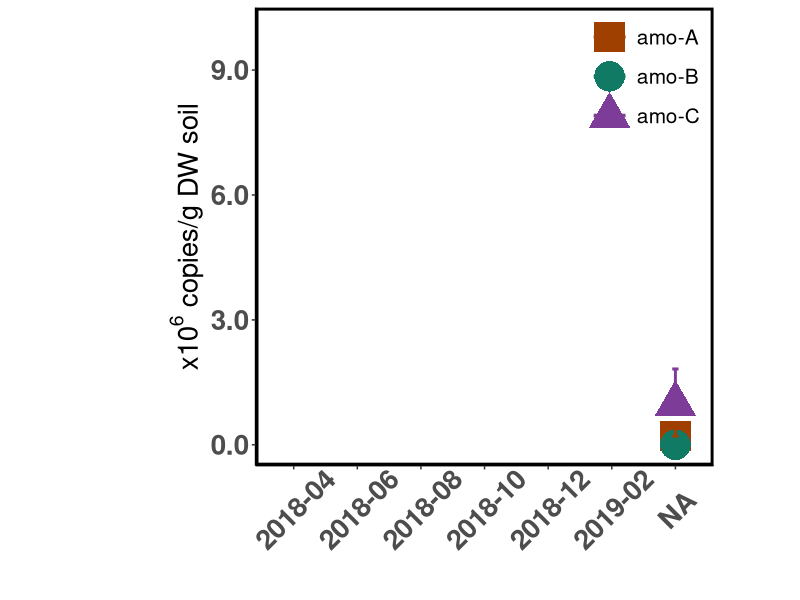

The R source for this figure: (Note: this script raises an error after producing the figure.)
################################################################################
#                                                                              #
# Analysis of metatranscriptomic dataset for PW + CW, 04.2018 - 02.2019        #
#                                                                              #
# Author: Anna Burns                                                           #
# Last edited: 15.01.2024                                                      #
# Last tested: 25.04.2024                                                      #
#                                                                              #
################################################################################

################################################################################
# Required packages                                                            #
################################################################################

library(dplyr)
library(stringr)
library(tidyverse)
library(RColorBrewer)
library(lubridate)
library(rstatix)

################################################################################
# Data upload                                                                  #
################################################################################

aoa <- read.csv('Data/mRNA.aoa.absolute.csv')

aob <- read.csv('Data/mRNA.aob.absolute.csv')

ssu.prok <- read.csv('Data/16srRNA.ssu.csv')

################################################################################
# Functions                                                                    #
################################################################################

gene.test <- function(site, Data, subunit) {
  
  distrib <- levene_test(formula = Amount~month, data = Data[Data$Site == site & Data$Subunit == subunit,])
  print(paste0('Distribution (Levene) p = ', round(distrib$p, digits = 3)))
  
  norm <- shapiro.test(Data[Data$Site == site & Data$Subunit == subunit,]$Amount)
  print(paste0('Normality (Shapiro-Wilk) p = ', round(norm$p, digits = 3)))
  
  aov <- summary(aov(Amount ~ month, Data[Data$Site == site & Data$Subunit == subunit,]))
  print(paste0('Anova p = ', round(aov[[1]][[5]][[1]], digits = 3)))
  
  tukey <- TukeyHSD(aov(Amount ~ month, Data[Data$Site == site & Data$Subunit == subunit,]))
  print('Tukey HSD output:')
  print(tukey[['month']])
}

################################################################################
# Code                                                                         #
################################################################################

# preparing aoa data

aoa$month <- factor(aoa$month, levels = c('18-Apr', '18-Jun', '18-Aug', '18-Oct', '18-Dec', '19-Feb'),
                    labels = c('2018-04', '2018-06', '2018-08', '2018-10', '2018-12', '2019-02'))

aoa_summary <- aoa %>% group_by(Site, month, Subunit) %>% summarise(mean = mean(Amount), sd = sd(Amount), n = n(), se = sd/sqrt(n))

aoa_summary$month <- factor(aoa_summary$month, levels = c('18-Apr', '18-Jun', '18-Aug', '18-Oct', '18-Dec', '19-Feb'), 
                              labels = c('2018-04', '2018-06', '2018-08', '2018-10', '2018-12', '2019-02'))

# preparing aob data

aob$month <- factor(aob$month, levels = c('18-Apr', '18-Jun', '18-Aug', '18-Oct', '18-Dec', '19-Feb'))

aob_summary <- aob %>% group_by(Site, month, Subunit) %>% summarise(mean = mean(Amount), sd = sd(Amount), n = n(), se = sd/sqrt(n))

aob_summary$month <- factor(aob_summary$month, levels = c('18-Apr', '18-Jun', '18-Aug', '18-Oct', '18-Dec', '19-Feb'), 
                            labels = c('2018-04', '2018-06', '2018-08', '2018-10', '2018-12', '2019-02'))

################################################################################
# Figures and Statistics                                                       #
################################################################################

# aoa

## coastal wet site

ggplot(aoa_summary[aoa_summary$Site == 'CW',], aes(x = month, y = mean, col = Subunit, group = Subunit)) +
  geom_point(aes(shape = Subunit), size = 10) + 
  geom_line(linewidth = 1.3) + 
  theme_classic() + 
  geom_errorbar(aes(ymax = mean + se, ymin = mean, color = Subunit), width = 0.1, linewidth = 1) +
  scale_shape_manual(values = c(15,16,17)) + 
  scale_color_manual(values = c("#A04000","#117A65","#7D3C98")) + 
  scale_y_continuous(limits = c(0, 1e7), breaks = c(0, 3e6, 6e6, 9e6), labels = c('0.0','3.0', '6.0','9.0')) +
  scale_x_discrete(drop = FALSE) + 
  labs(y = expression(paste(x10^{6}, ' copies/g DW soil')), x = '') + 
  theme(axis.title=element_text(size=20,face = "bold"),
        axis.title.y=element_text(margin = margin(l = 60)),
        axis.text.x = element_text(angle=45, vjust = 0.6),
        axis.text=element_text(size=20,face = "bold"),
        title = element_text(size = 20, face = 'bold'),
        panel.border = element_rect(linetype = "solid", colour = "black", fill = NA, size=2),
        panel.background = element_rect(fill = NA),panel.grid.major = element_blank(),legend.position = c(0.85,0.85),
        legend.text = element_text(size = 15),legend.key = element_rect(fill = NA),legend.title = element_blank(),
        legend.background = element_blank(),
        aspect.ratio = 1)

gene.test('CW', aoa, 'amo-A')
kruskal.test(Amount~month, data = aoa[aoa$Site == 'CW' & aoa$Subunit == 'amo-A',])
dunn_test(aoa[aoa$Site == 'CW' & aoa$Subunit == 'amo-A',], Amount~month, p.adjust.method = 'bonferroni')

## percolation wet site

ggplot(aoa_summary[aoa_summary$Site == 'PW',], aes(x = month, y = mean, col = Subunit, group = Subunit)) +
  geom_point(aes(shape = Subunit), size = 10) + 
  geom_line(size = 1.3) + 
  theme_classic() + 
  geom_errorbar(aes(ymax = mean + se, ymin = mean, color = Subunit), width = 0.1, linewidth = 1) +
  scale_shape_manual(values = c(15,16,17)) + 
  scale_color_manual(values = c("#A04000","#117A65","#7D3C98")) + 
  scale_y_continuous(limits = c(0, 1.7e8), breaks = c(0, 5e7, 1e8, 1.5e8), labels = c('0.0','0.5','1.0','1.5')) +
  scale_x_discrete(drop = FALSE) + 
  labs(x = '', y = expression(paste(x10^{8}, ' copies/g DW soil'))) +
  theme(axis.title=element_text(size=20,face = "bold"),axis.text=element_text(size=20,face = "bold"),
        title = element_text(size = 20, face = 'bold'),
        axis.text.x = element_text(angle=45, vjust = 0.6),
        axis.title.y=element_text(margin = margin(l = 60)),
        panel.border = element_rect(linetype = "solid", colour = "black", fill = NA, size=2),
        panel.background = element_rect(fill = NA),panel.grid.major = element_blank(),legend.position = c(0.85,0.85),
        legend.text = element_text(size = 15),legend.key = element_rect(fill = NA),legend.title = element_blank(),
        legend.background = element_blank(),
        aspect.ratio = 1)

gene.test('PW', aoa, 'amo-C')
kruskal.test(Amount~month, data = aoa[aoa$Site == 'PW' & aoa$Subunit == 'amo-C',])
dunn_test(aoa[aoa$Site == 'PW' & aoa$Subunit == 'amo-C',], Amount~month, p.adjust.method = 'bonferroni')

# aob

# coastal wet site

ggplot(aob_summary[aob_summary$Site == 'CW',], aes(x = month, y = mean, col = Subunit, group = Subunit)) +
  geom_point(aes(shape = Subunit), size = 10) + 
  geom_line(size = 1.3) + 
  theme_classic() + 
  geom_errorbar(aes(ymax = mean + se, ymin = mean, color = Subunit), width = 0.1, linewidth = 1) +
  scale_shape_manual(values = c(15,16,17)) + 
  scale_color_manual(values = c("#117A65","#7D3C98")) + 
  scale_y_continuous(limits = c(0, 2.2e6), breaks = c(0, 0.5e6, 1e6, 1.5e6,2e6), labels = c('0.0','0.5','1.0','1.5', '2.0')) +
  scale_x_discrete(drop = FALSE) + 
  labs(x = '', y = expression(paste(x10^{6}, ' copies/g DW soil'))) +
  theme(axis.title=element_text(size=20,face = "bold"),axis.text=element_text(size=20,face = "bold"),
        title = element_text(size = 20, face = 'bold'),
        axis.text.x = element_text(angle=45, vjust = 0.6),
        axis.title.y=element_text(margin = margin(l = 60)),
        panel.border = element_rect(linetype = "solid", colour = "black", fill = NA, size=2),
        panel.background = element_rect(fill = NA),panel.grid.major = element_blank(),legend.position = c(0.85,0.9),
        legend.text = element_text(size = 15),legend.key = element_rect(fill = NA),legend.title = element_blank(),
        legend.background = element_blank(),
        aspect.ratio = 1)

gene.test('CW', aob, 'amo-C')
kruskal.test(Amount~month, data = aob[aob$Site == 'CW' & aob$Subunit == 'amo-B',])
dunn_test(aob[aob$Site == 'CW' & aob$Subunit == 'amo-B',], Amount~month, p.adjust.method = 'bonferroni')

# percolation wet site

ggplot(aob_summary[aob_summary$Site == 'PW',], aes(x = month, y = mean, col = Subunit, group = Subunit)) +
  geom_point(aes(shape = Subunit), size = 10) + 
  geom_line(size = 1.3) + 
  theme_classic() + 
  geom_errorbar(aes(ymax = mean + se, ymin = mean, color = Subunit), width = 0.1, linewidth = 1) +
  scale_shape_manual(values = c(15,16,17)) + 
  scale_color_manual(values = c("#117A65","#7D3C98")) + 
  scale_y_continuous(limits = c(0,7e6), breaks = c(0, 3e6, 6e6), labels = c('0.0','3.0','6.0')) +
  scale_x_discrete(drop = FALSE) + 
  labs(x = '', y = expression(paste(x10^{6}, ' copies/g DW soil'))) +
  theme(axis.title=element_text(size=20,face = "bold"),axis.text=element_text(size=20,face = "bold"),
        title = element_text(size = 20, face = 'bold'),
        axis.text.x = element_text(angle=45, vjust = 0.6),
        axis.title.y=element_text(margin = margin(l = 60)),
        panel.border = element_rect(linetype = "solid", colour = "black", fill = NA, size=2),
        panel.background = element_rect(fill = NA),panel.grid.major = element_blank(),legend.position = c(0.85,0.91),
        legend.text = element_text(size = 15),legend.key = element_rect(fill = NA),legend.title = element_blank(),
        legend.background = element_blank(),
        aspect.ratio = 1)

gene.test('PW', aob, 'amo-B')
kruskal.test(Amount~month, data = aob[aob$Site == 'PW' & aob$Subunit == 'amo-B',])
dunn_test(aob[aob$Site == 'PW' & aob$Subunit == 'amo-B',], Amount~month, p.adjust.method = 'bonferroni')

# summary statistics

aoa$Domain <- 'AOA'
aob$Domain <- 'AOB'

## aoa vs. aob in PW

pw.aom <- rbind(aoa[aoa$Site == 'PW',], aob[aob$Site == 'PW',]) 
levene_test(pw.aom, Amount ~ Domain)
kruskal.test(pw.aom, Amount ~ Domain)

## aoa vs. aob in CW

cw.aom <- rbind(aoa[aoa$Site == 'CW',], aob[aob$Site == 'CW',]) 
levene_test(cw.aom, Amount ~ Domain)
shapiro_test(cw.aom$Amount)
kruskal.test(cw.aom, Amount ~ Domain)

## CW aoa vs. PW aoa

levene_test(aoa, Amount ~ Site)
shapiro_test(aoa$Amount, aoa)
kruskal.test(aoa[aoa$Subunit == 'amo-C',], Amount~Site)
dunn_test(aoa[aoa$Subunit == 'amo-C',], Amount~Site, p.adjust.method = 'bonferroni')

# ssu figures and statistics

ssu.prok.sum <- ssu.prok %>% group_by(Site, Date, Domain) %>% summarise(mean = mean(Total), n = n(), sd = sd(Total), se = sd/n)
ssu.prok.sum$Date <- factor(ssu.prok.sum$Date, levels = c('18-Apr', '18-Jun', '18-Aug', '18-Oct', '18-Dec', '19-Feb'), 
                            labels = c('2018-04', '2018-06', '2018-08', '2018-10', '2018-12', '2019-02'))

shapiro_test(ssu.prok[ssu.prok$Domain == 'AOA',]$Total)
levene_test(ssu.prok[ssu.prok$Domain == 'AOA',], Total ~ Site)
kruskal_test(ssu.prok[ssu.prok$Domain == 'AOA',], Total ~ Site)

shapiro_test(ssu.prok[ssu.prok$Domain == 'AOB',]$Total)
levene_test(ssu.prok[ssu.prok$Domain == 'AOB',], Total ~ Site)
kruskal_test(ssu.prok[ssu.prok$Domain == 'AOB',], Total ~ Site)

ggplot(ssu.prok.sum[ssu.prok.sum$Site == 'PW',], aes(x = Date, y = mean, col = Domain, group = Domain)) + 
  geom_point(aes(shape = Domain), size = 10) + 
  geom_line(size = 1.3) + 
  theme_classic() + 
  geom_errorbar(aes(ymax = mean + se, ymin = mean, color = Domain), width = 0.1, linewidth = 1) +
  scale_shape_manual(values = c(15,17)) + 
  scale_color_manual(values = c("#A04000","#117A65")) + 
  scale_y_continuous(limits = c(0,7.5e11), breaks = c(0, 2e11, 4e11, 6e11), labels = c('0.0','2.0','4.0', '6.0')) +
  scale_x_discrete(drop = FALSE) + 
  labs(x = '', y = expression(paste(x10^{11}, ' copies/g DW soil'))) +
  theme(axis.title=element_text(size=20,face = "bold"),axis.text=element_text(size=20,face = "bold"),
        title = element_text(size = 20, face = 'bold'),
        axis.text.x = element_text(angle=45, vjust = 0.6),
        panel.border = element_rect(linetype = "solid", colour = "black", fill = NA, size=2),
        panel.background = element_rect(fill = NA),panel.grid.major = element_blank(),legend.position = c(0.9,0.9),
        legend.text = element_text(size = 15),legend.key = element_rect(fill = NA),legend.title = element_blank(),
        legend.background = element_blank(),
        aspect.ratio = 1)

shapiro_test(ssu.prok[ssu.prok$Site == 'PW' ,]$Total)
levene_test(ssu.prok[ssu.prok$Site == 'PW',], Total ~ Domain)
kruskal_test(ssu.prok[ssu.prok$Site == 'PW',], Total ~ Domain)

shapiro_test(ssu.prok[ssu.prok$Site == 'PW' & ssu.prok$Domain == 'AOB',]$Total)
levene_test(ssu.prok[ssu.prok$Site == 'PW'& ssu.prok$Domain == 'AOB',], Total ~ Date)
summary(aov(Total ~ Date, ssu.prok[ssu.prok$Site == 'PW'& ssu.prok$Domain == 'AOB',]))
TukeyHSD(aov(Total ~ Date, ssu.prok[ssu.prok$Site == 'PW'& ssu.prok$Domain == 'AOB',]))

shapiro_test(ssu.prok[ssu.prok$Site == 'PW' & ssu.prok$Domain == 'AOA',]$Total)
levene_test(ssu.prok[ssu.prok$Site == 'PW'& ssu.prok$Domain == 'AOA',], Total ~ Date)
summary(aov(Total ~ Date, ssu.prok[ssu.prok$Site == 'PW'& ssu.prok$Domain == 'AOA',]))
TukeyHSD(aov(Total ~ Date, ssu.prok[ssu.prok$Site == 'PW'& ssu.prok$Domain == 'AOA',]))

ggplot(ssu.prok.sum[ssu.prok.sum$Site == 'CW',], aes(x = Date, y = mean, col = Domain, group = Domain)) + 
  geom_point(aes(shape = Domain), size = 10) + 
  geom_line(size = 1.3) + 
  theme_classic() + 
  geom_errorbar(aes(ymax = mean + se, ymin = mean, color = Domain), width = 0.1, linewidth = 1) +
  scale_shape_manual(values = c(15,17)) + 
  scale_color_manual(values = c("#A04000","#117A65")) + 
  scale_y_continuous(limits = c(0,3.9e11), breaks = c(0, 1e11, 2e11, 3e11), labels = c('0.0','1.0','2.0', '3.0')) +
  scale_x_discrete(drop = FALSE) + 
  labs(x = '', y = expression(paste(x10^{11}, ' copies/g DW soil'))) +
  theme(axis.title=element_text(size=20,face = "bold"),axis.text=element_text(size=20,face = "bold"),
        title = element_text(size = 20, face = 'bold'),
        axis.text.x = element_text(angle=45, vjust = 0.6),
        panel.border = element_rect(linetype = "solid", colour = "black", fill = NA, size=2),
        panel.background = element_rect(fill = NA),panel.grid.major = element_blank(),legend.position = c(0.9,0.9),
        legend.text = element_text(size = 15),legend.key = element_rect(fill = NA),legend.title = element_blank(),
        legend.background = element_blank(),
        aspect.ratio = 1)

shapiro_test(ssu.prok[ssu.prok$Site == 'CW' ,]$Total)
levene_test(ssu.prok[ssu.prok$Site == 'CW',], Total ~ Domain)
kruskal_test(ssu.prok[ssu.prok$Site == 'CW',], Total ~ Domain)

shapiro_test(ssu.prok[ssu.prok$Site == 'CW' & ssu.prok$Domain == 'AOB',]$Total)
levene_test(ssu.prok[ssu.prok$Site == 'CW'& ssu.prok$Domain == 'AOB',], Total ~ Date)
kruskal.test(ssu.prok[ssu.prok$Site == 'CW'& ssu.prok$Domain == 'AOB',], Total ~ Date)
dunn_test(ssu.prok[ssu.prok$Site == 'CW'& ssu.prok$Domain == 'AOB',], Total ~ Date, p.adjust.method = 'bonferroni')

shapiro_test(ssu.prok[ssu.prok$Site == 'CW' & ssu.prok$Domain == 'AOA',]$Total)
levene_test(ssu.prok[ssu.prok$Site == 'CW'& ssu.prok$Domain == 'AOA',], Total ~ Date)
kruskal.test(ssu.prok[ssu.prok$Site == 'CW'& ssu.prok$Domain == 'AOA',], Total ~ Date)
dunn_test(ssu.prok[ssu.prok$Site == 'CW'& ssu.prok$Domain == 'AOA',], Total ~ Date, p.adjust.method = 'bonferroni')
